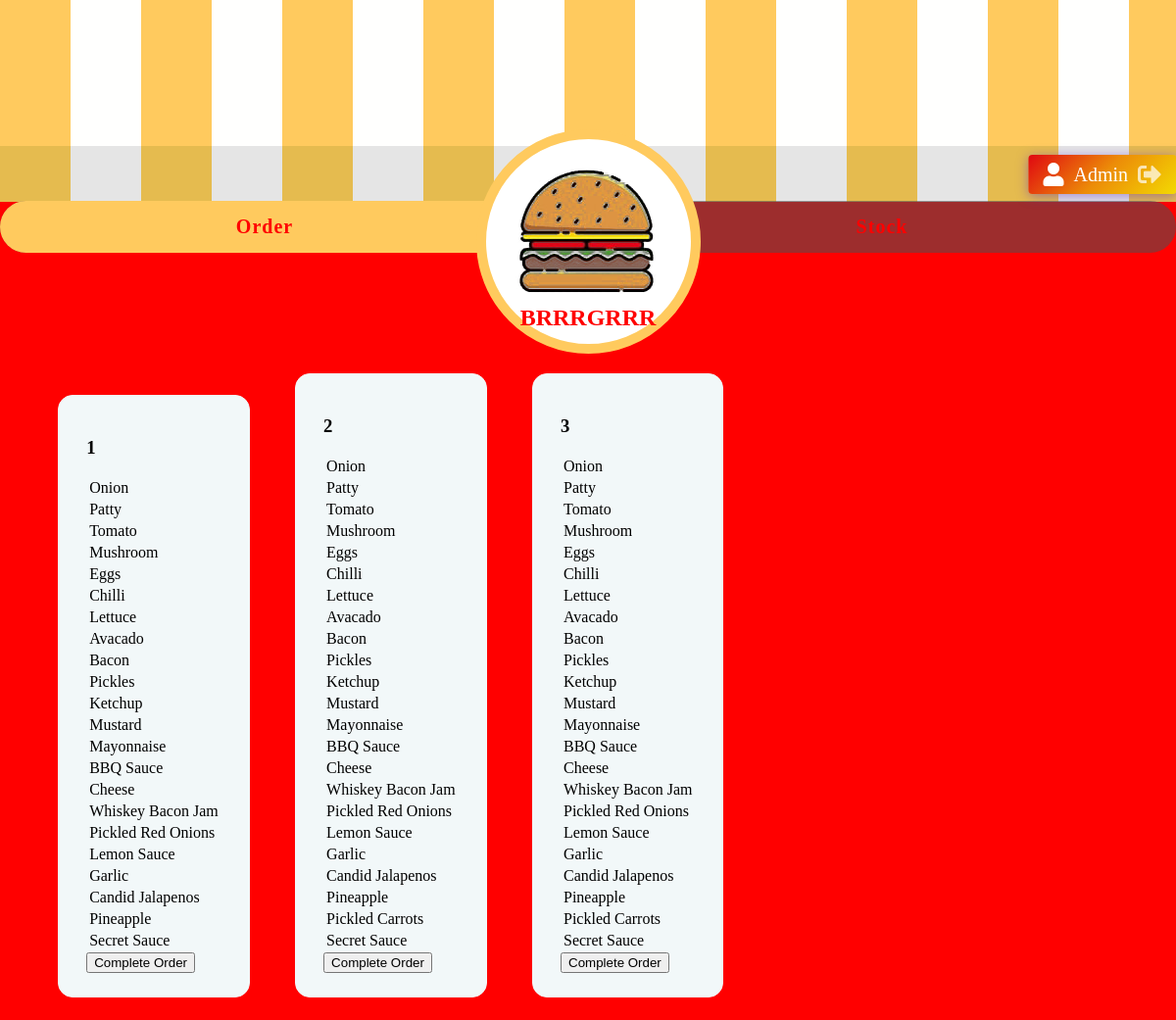
Screenshot of /orders/ (signed in) with the database file from the repository.
### BrrrGrrr/models.py (models this page shows)
class Stock(models.Model):
    Materials = models.CharField(max_length=50, unique=True,blank=False)
    Quantity = models.IntegerField()
    Price = models.IntegerField()

### BrrrGrrr/views.py (the view)
def admin_view(request):
    user = request.user
    if user.is_authenticated and user.is_superuser:
        material_array = Stock.objects.all()
        order_array = Order.objects.all()
        isOldOrder = Order_History.objects.exists()
        context = {
            'material_data': [{'material': item.Materials, 'quantity': item.Quantity, 'price': item.Price} for item in material_array],
            'order_data': [{'Order_Id': item.id, 'Time': item.Time, 'Items': item.items } for item in order_array],
            'isOrderHistory': isOldOrder,
        }
        return render(request, 'admin.html', context)
    else:
        return redirect('BrrrGrrr:login')

### BrrrGrrr/templates/admin.html (shortened to what this page needs)
{% load static %}
<!DOCTYPE html>
<html lang='en'>
  <head>
    <link rel='stylesheet' type='text/css' href='{% static "BrrrGrrr/css/style.css" %}'>
    <link rel='stylesheet' href='https://cdnjs.cloudflare.com/ajax/libs/font-awesome/5.15.4/css/all.min.css'>
  </head>
  <body class='body'>
    <div class='Logo'>
      <div class='above vertical_lines'>
        <br><br><p>&nbsp;</p><br><p>&nbsp;</p><br><p>&nbsp;</p>
      </div>
    </div>
    <div class='above menu'>
      {% if user.is_authenticated %}
          <label class='menu_label' for='btn1'>
              <div class='fa fa-user'></div>
              <div class='menu_text'>
                  {{ user.username }}
              </div>
          </label>
          <label class='menu_label' for='btn2'>
              <div class='fa fa-sign-out-alt'></div>
          </label>
      {% endif %}
    </div>
    <div class='switch-button'>
      <label class='switch-button-label' for=''><span class='switch-button-label-span'>Order</span></label>
    </div>
    <div class='logo'>
      <img src='{% static 'BrrrGrrr/image/logo.png' %}' alt='BrrrGrrr Logo'>
      <h2><b>BRRRGRRR</b></h2>
    </div>
    <div class='part-container'>
      <div id='part-one' class='part active'>
        {% if order_data %}
          <section class='base-cards'>
            {% for item in order_data %}
              <div class='card2' id='{{ item.Order_Id }}'>
                <h3>{{ item.Order_Id }}</h3>
                <table>
                  {% for material in item.Items%}
                    <tr>
                      <td>{{ material }}</td>
                    </tr>
                  {% endfor %}
                </table>
                <button class='complete-order-btn' data-order-id='{{ item.Order_Id }}'>Complete Order</button>
              </div>
            {% endfor %}
          </section>
        {% else %}
          <h2 class="noda"> Sorry No Orders Till Now </h2>
        {% endif %}
      </div>
    </div>
  </body>
</html>

### static/BrrrGrrr/css/style.css (style rules this page uses)
body { margin: 0; padding: 0; }
.body { background-color: #ff0000; margin: 0; padding: 0; }
.above { position: relative; z-index: 2; }
.vertical_lines { position: relative; z-index: 1; background-image: url('/static/BrrrGrrr/image/TopLine.png'); background-repeat: repeat-x; }
.logo { position: relative; margin-top: -10.5%; display: flex; flex-direction: column; align-items: center; z-index: 1; }
.logo img { border-width: 10px; border-color: #ffca5e; border-style: solid; border-radius: 50%; background-color: white; padding: 0% 1% 2% 1%; }
.logo h2 { margin-top: -4.2%; color: red; }
.Logo { position: relative; z-index: 0; }
.switch-button { background: rgba(80, 80, 80, 0.56); border-radius: 30px; overflow: hidden; width: auto; text-align: center; margin-top: -17px; margin-right: 0px; font-size: 20px; font-weight: 700; letter-spacing: 1px; color: #ff0000; position: relative; padding-right: 120px; }
.switch-button:before { content: "Stock"; position: absolute; top: 0; bottom: 0; right: 0; width: 50%; display: flex; align-items: center; justify-content: center; z-index: 3; pointer-events: none; }
.switch-button-checkbox + .switch-button-label { position: relative; padding: 15px 0; display: block; user-select: none; pointer-events: none; }
.switch-button-label:before { content: ""; background: #ffca5e; height: 100%; width: 100%; position: absolute; left: 0; top: 0; border-radius: 30px; transform: translateX(-50%); transition: transform 300ms; }
.switch-button-label-span { position: relative; margin-left: -50%; }
.part { display: none; }
.part.active { display: block; }
.base-cards { margin-left: 3%; display: flex; padding-bottom: 0%; flex-direction: row; justify-content: flex-start; flex-wrap: wrap; align-content: stretch; align-items: flex-end; }
.card2 { display: block; top: 0px; position: relative; max-width: 262px; background-color: #f2f8f9; border-radius: 15px; padding: 2% 2.4%; margin: 2%; overflow: hidden; border: 1px solid #f2f8f9; text-decoration: none; }
.card2:before { content: ""; position: absolute; z-index: -1; top: -16px; right: -16px; background: #00838d; height: 32px; width: 32px; border-radius: 32px; transform: scale(2); transform-origin: 50% 50%; transition: transform 0.15s ease-out; }
.menu { padding: 5px; width: fit-content; display: flex; margin-top: -4em; left: 100%; transform: translateX(-100%); position: absolute; background: linear-gradient(135deg, #e00711, #ec8b08, #f3d902); box-shadow: 0 2px 12px 0 rgba(91, 41, 191, 0.5); border-radius: 4px; }
.fa { font-size: 24px; position: relative; top: 3px; opacity: 0.7; }
.menu_text { padding-left: 10px; }
.menu_label { position: relative; cursor: pointer; font-size: 20px; line-height: 30px; color: #fff; width: 44px; overflow: hidden; display: flex; padding-left: 10px; border-radius: 4px; background-color: rgba(255, 255, 255, 0); box-sizing: border-box; -moz-transition: all 0.3s linear; -o-transition: all 0.3s linear; -webkit-transition: all 0.3s linear; transition: all 0.3s linear; }
.menu_text { opacity: 0; -moz-transition: all 0.3s linear; -o-transition: all 0.3s linear; -webkit-transition: all 0.3s linear; transition: all 0.3s linear; }
.menu_input[type=radio]:checked + .menu_label { width: fit-content; }
.menu_input[type=radio]:checked + .menu_label .fa { opacity: 1; }
.menu_input[type=radio]:checked + .menu_label .menu_text { opacity: 1; }

### rows the page displays
Stock: Materials "Onion"
Stock: Materials "Patty"
Stock: Materials "Tomato"
Stock: Materials "Mushroom"
Stock: Materials "Eggs"
Stock: Materials "Chilli"
Stock: Materials "Lettuce"
Stock: Materials "Avacado"
Stock: Materials "Bacon"
Stock: Materials "Pickles"
Stock: Materials "Ketchup"
Stock: Materials "Mustard"
Stock: Materials "Mayonnaise"
Stock: Materials "BBQ Sauce"
Stock: Materials "Cheese"
Stock: Materials "Whiskey Bacon Jam"
Stock: Materials "Pickled Red Onions"
Stock: Materials "Lemon Sauce"
Stock: Materials "Garlic"
Stock: Materials "Candid Jalapenos"
Stock: Materials "Pineapple"
Stock: Materials "Secret Sauce"
Stock: Materials "Pickled Carrots"

### other values shown
{{ user.username }} "Admin"
{{ item.Order_Id }} "1" "2" "3"
